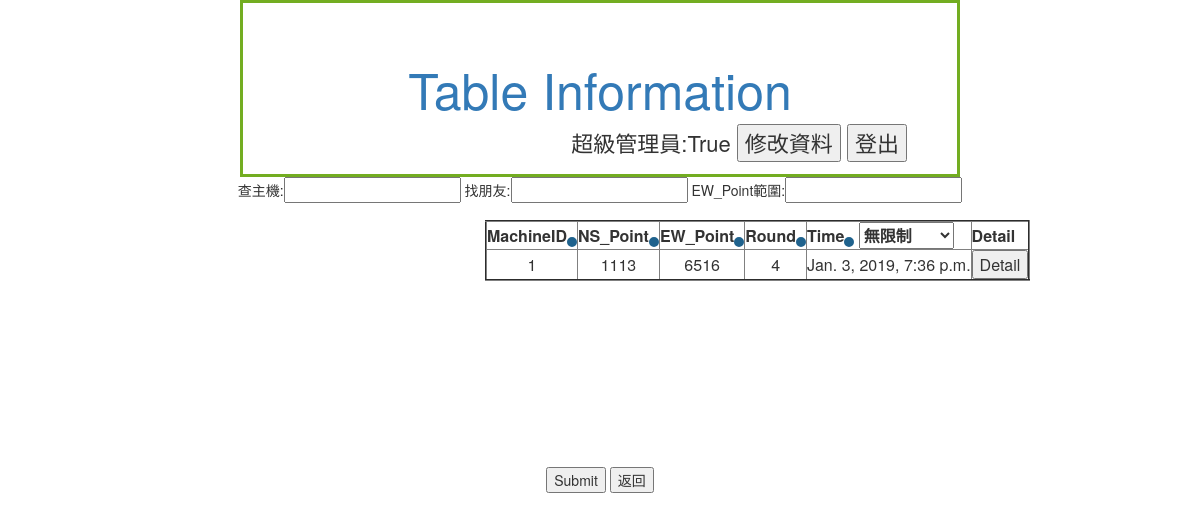
The page /Member/Table/ (signed in) on the database as committed earlier.
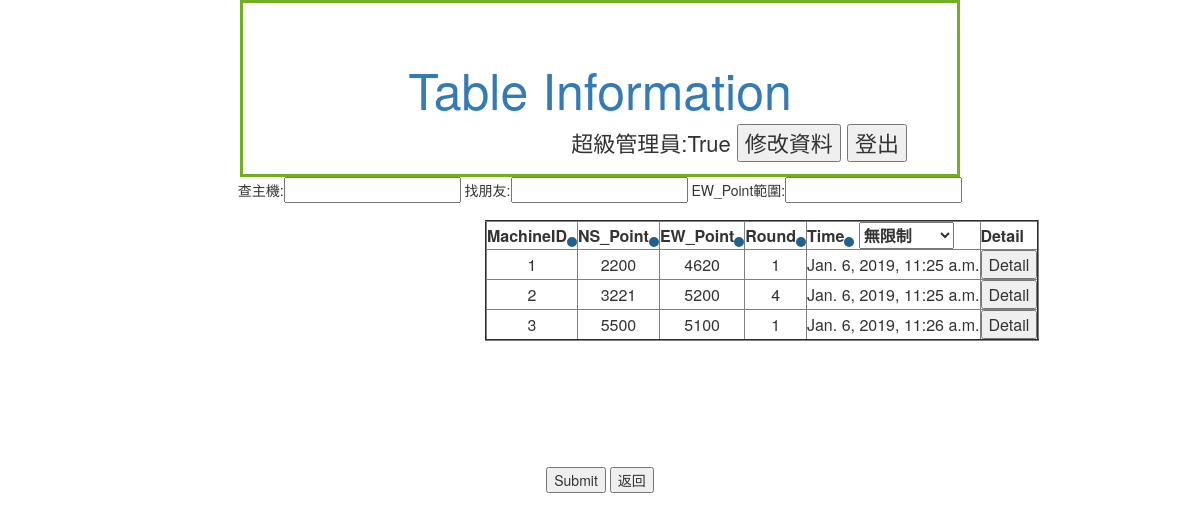
The same page on the database as committed later.
### Member/models.py (models this page shows, shortened)
class table(models.Model):
    time = models.DateTimeField(verbose_name="time",auto_now=True)
    NS_TotalPoint = models.DecimalField(max_digits = 5,decimal_places=0)
    EW_TotalPoint = models.DecimalField(max_digits = 5,decimal_places=0)
    RoundNum = models.DecimalField(max_digits = 10,decimal_places=0)     #總共進行幾個ROUND Eg. 1/4/16
    MachineID = models.DecimalField(max_digits = 10,decimal_places=0)

### Member/views.py (the view, shortened to what this page needs)
# urls.py: path('Table/',views.tableinformation,name = 'table'),
@login_required(login_url='/Member/login/')
def tableinformation(request,tid='x'):
	permission = False
	seats = seat.objects.filter(PlayerID=request.user.id)
	mytable = []
	for s in seats:
		mytable.append(s.TableID.pk)
	mytable = set(mytable)		#去除重複
	tables = table.objects.filter(pk__in=mytable)		#一般使用者
	if request.user.is_staff==True:
		permission = True			#管理者
		tables = table.objects.all()
	name = Name(request)
	if	tid=="x":		# 牌桌資訊一覽
		return render(request,"Member/table.html",locals())

### Member/views.py (called while the page is built)
def Name(request):
	name = request.user.first_name
	if name == "":
		name = request.user.username
	return name

### Member/templates/Member/table.html (shortened to what this page needs)
{% extends 'Member/base.html' %}
{%block title%}
    Table Information
{%endblock%}
{%block user%}
        {{name}}:{{permission}}
        <input type="button" value="修改資料" onclick="location='/Member/modify/'">
        <input type="button" value="登出" onclick="location='/Member/logout/'">
{%endblock%}
{%block content%}
<form method="post" action="/Member/Table/">
<div style="">
    查主機:<input type="text" name="BMBC">
    找朋友:<input type="text" name="Friend">
    EW_Point範圍:<input type="text" name="EW_Point"><br>
</div>
<div style="position:absolute;top:220px;left:485px">
    <table style="text-align:center;" border="2" align="center" >
        <tr><th>MachineID<input type="submit" name = 'order'value="MachineID"></th>
        <th>NS_Point<input type="submit" name = 'order'value="NS_TotalPoint"></th>
        <th>EW_Point<input type="submit" name = 'order'value="EW_TotalPoint"></th>
        <th>Round<input type="submit" name = 'order'value="RoundNum"></th>
        <th>Time<input type="submit" name = 'order'value="-time">
            <select name="TimeRange">
                <option value="99999">無限制</option>
            </select>
        </th>
        <th>Detail</th>
        {%for table in tables%}
        <tr>
        <td>{{table.MachineID}}</td>
        <td>{{table.NS_TotalPoint}}</td>
        <td>{{table.EW_TotalPoint}}</td>
        <td>{{table.RoundNum}}</td>
            <td>{{table.time}}</td>
        <td><input type="button" onclick="location.href='{{table.pk}}'"value="Detail"></td>
        </tr>
        {%endfor%}
    </table>
</div>
{%endblock%}
{%block bottom%}
<input type="submit" class="a">
{%endblock%}

### Member/templates/Member/base.html (shortened to what this page needs)
<html>
<head>
    <link rel="stylesheet" href="//maxcdn.bootstrapcdn.com/bootstrap/3.2.0/css/bootstrap.min.css">
    <link rel="stylesheet" href="//maxcdn.bootstrapcdn.com/bootstrap/3.2.0/css/bootstrap-theme.min.css">
</head>
<body>
<div class = "center">
    <a href="/Member/index/"><div style="font-size:50px;">{%block title%}{%endblock%}</div></a>
    <div style="font-size:22px;float:right;">
            {%block user%}
            {%endblock%}
    </div>
</div>
<div style = "text-align:center">
    {%block content%}
    {%endblock%}
</div>
</body>
<body>
<div style="margin:auto;padding:250px;text-align:center;float:bottom;">
    {%block bottom%}
    {%endblock%}
    <input type="button" onclick=location.href="javascript:history.go(-1);" value="返回">
</div>
</body>
</html>

### Member/templates/Member/base.html (style rules this page uses)
.center { text-align: center; margin: auto; width: 60%; border: 3px solid #73AD21; padding: 50px; white-space:nowrap; }

### Member/templates/Member/table.html (style rules this page uses)
input[type=submit]:not(.a) { -webkit-border-radius: 60; -moz-border-radius: 60; border-radius: 60px; font-size: 0px; padding: 0px; border: solid #1f628d 5px; text-decoration: none; }

Rows that differ between the two databases and show on the page:
removed table: MachineID "1", NS_TotalPoint "1113", EW_TotalPoint "6516", RoundNum "4", time "Jan. 3, 2019, 7:36 p.m."
added table: MachineID "1", NS_TotalPoint "2200", EW_TotalPoint "4620", RoundNum "1", time "Jan. 6, 2019, 11:25 a.m."
added table: MachineID "2", NS_TotalPoint "3221", EW_TotalPoint "5200", RoundNum "4", time "Jan. 6, 2019, 11:25 a.m."
added table: MachineID "3", NS_TotalPoint "5500", EW_TotalPoint "5100", RoundNum "1", time "Jan. 6, 2019, 11:26 a.m."
